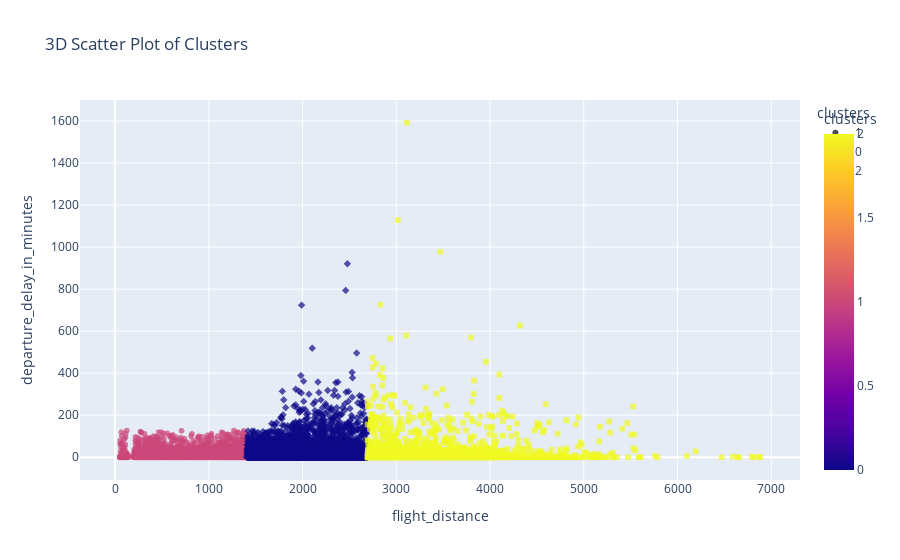

Notebook code for this chart:
### Code cell
fig = px.scatter(df, x='flight_distance', y='departure_delay_in_minutes', color='clusters',
                    symbol='clusters', opacity=0.7, size_max=10,
                    title='3D Scatter Plot of Clusters', color_discrete_sequence=px.colors.qualitative.Set1)
fig.show()

### Figure 1 — Plotly figure (JSON) as saved in the notebook; plotly's stock layout.template omitted (floating-point values rounded to 4 significant figures; data arrays with more than 128 entries replaced by an {"elided": "..."} marker saying what was removed)
{"data": [{"hovertemplate": "clusters=%{marker.color}<br>flight_distance=%{x}<br>departure_delay_in_minutes=%{y}<extra></extra>", "legendgroup": "1", "marker": {"color": {"elided": "3946 int values"}, "coloraxis": "coloraxis", "opacity": 0.7, "symbol": "circle"}, "mode": "markers", "name": "1", "showlegend": true, "type": "scattergl", "x": {"elided": "3946 int values"}, "xaxis": "x", "y": {"elided": "3946 int values"}, "yaxis": "y"}, {"hovertemplate": "clusters=%{marker.color}<br>flight_distance=%{x}<br>departure_delay_in_minutes=%{y}<extra></extra>", "legendgroup": "0", "marker": {"color": {"elided": "8584 int values"}, "coloraxis": "coloraxis", "opacity": 0.7, "symbol": "diamond"}, "mode": "markers", "name": "0", "showlegend": true, "type": "scattergl", "x": {"elided": "8584 int values"}, "xaxis": "x", "y": {"elided": "8584 int values"}, "yaxis": "y"}, {"hovertemplate": "clusters=%{marker.color}<br>flight_distance=%{x}<br>departure_delay_in_minutes=%{y}<extra></extra>", "legendgroup": "2", "marker": {"color": {"elided": "2592 int values"}, "coloraxis": "coloraxis", "opacity": 0.7, "symbol": "square"}, "mode": "markers", "name": "2", "showlegend": true, "type": "scattergl", "x": {"elided": "2592 int values"}, "xaxis": "x", "y": {"elided": "2592 int values"}, "yaxis": "y"}], "layout": {"coloraxis": {"colorbar": {"title": {"text": "clusters"}}, "colorscale": [[0, "#0d0887"], [0.1111, "#46039f"], [0.2222, "#7201a8"], [0.3333, "#9c179e"], [0.4444, "#bd3786"], [0.5556, "#d8576b"], [0.6667, "#ed7953"], [0.7778, "#fb9f3a"], [0.8889, "#fdca26"], [1, "#f0f921"]]}, "legend": {"title": {"text": "clusters"}, "tracegroupgap": 0}, "title": {"text": "3D Scatter Plot of Clusters"}, "xaxis": {"anchor": "y", "domain": [0, 1], "title": {"text": "flight_distance"}}, "yaxis": {"anchor": "x", "domain": [0, 1], "title": {"text": "departure_delay_in_minutes"}}}}
